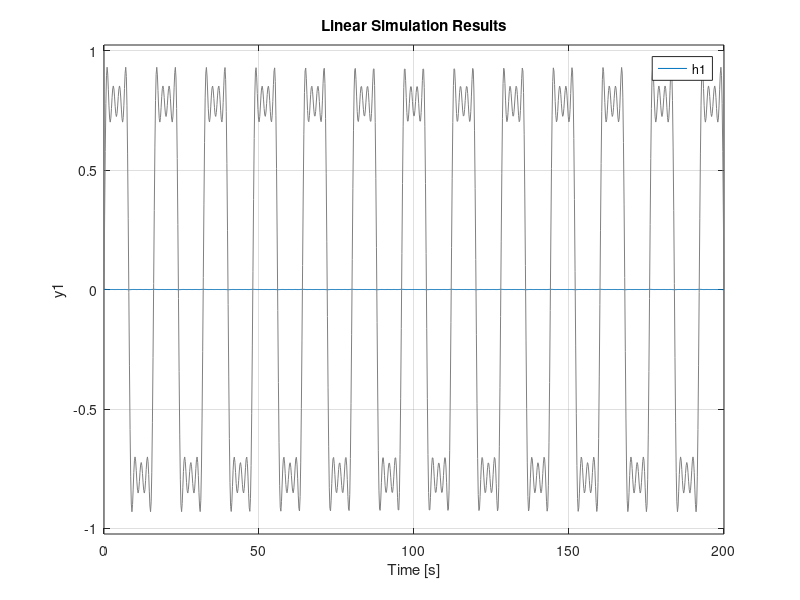
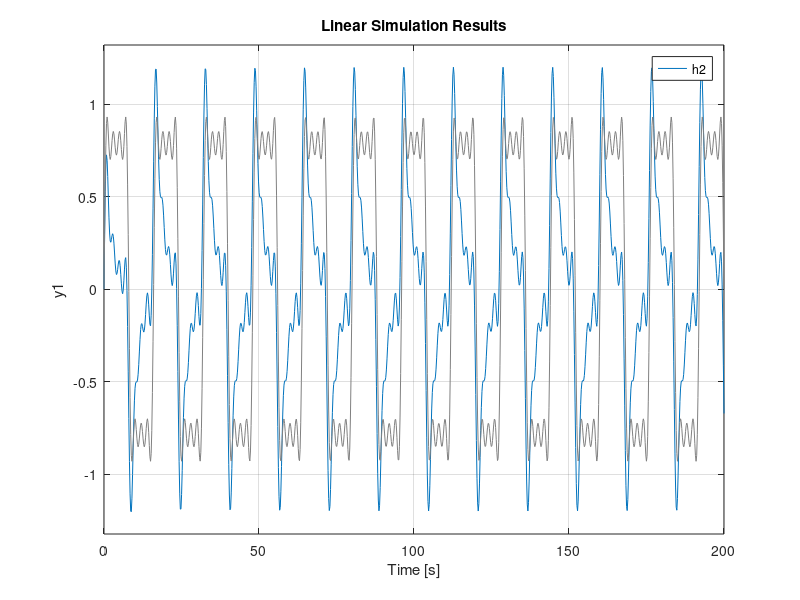
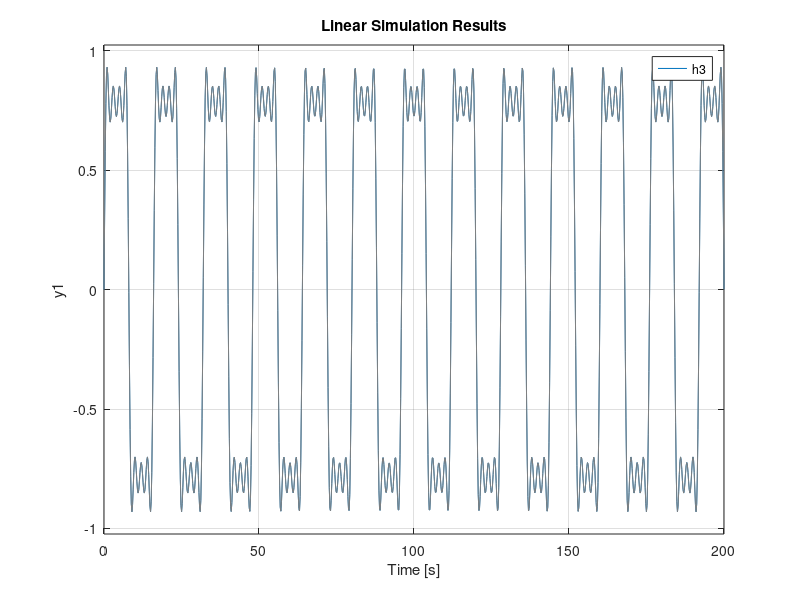
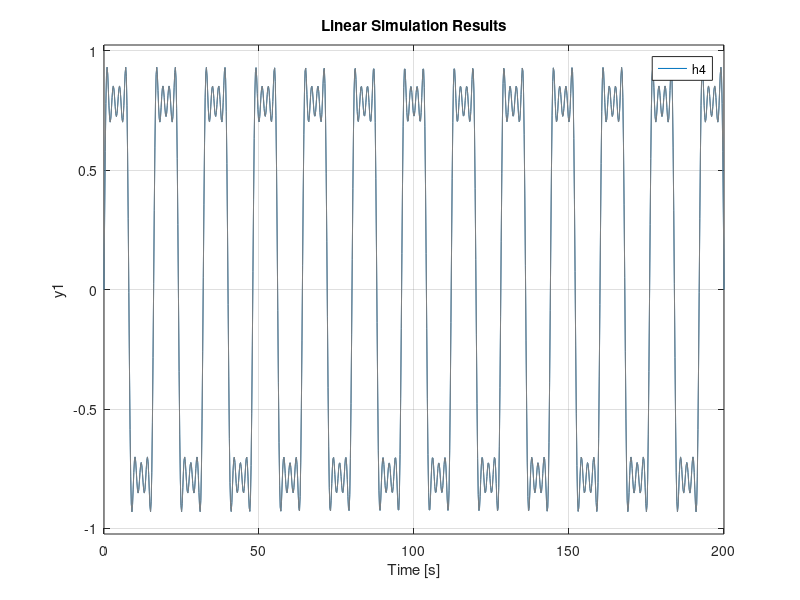

Here is the MATLAB script that generated these plots, in order:
clear all;
close all;

t = linspace(0, 200,1000);
u = sin((pi/8)*t) + (sin((3*pi/8)*t)/3) + (sin((5*pi/8)*t)/5) + (sin((7*pi/8)*t)/7);

figure;
h1 = tf([0 2.32 0], [0.000285824 3.6192 5600]);
lsim(h1,u,t)

figure;
h2 = tf([0 2.2 0], [0.000000051 2.20022 1]);
lsim(h2,u,t)

figure;
h3 = tf([0 0 1], [0.000000025 0.00055 1]);
lsim(h3,u,t)

figure;
h4 = tf([0 0 1], [0 0 1]);
lsim(h4,u,t)

figure;
h5 = tf([0 0 1], [0 -0.05 0]);
lsim(h5,u,t)
